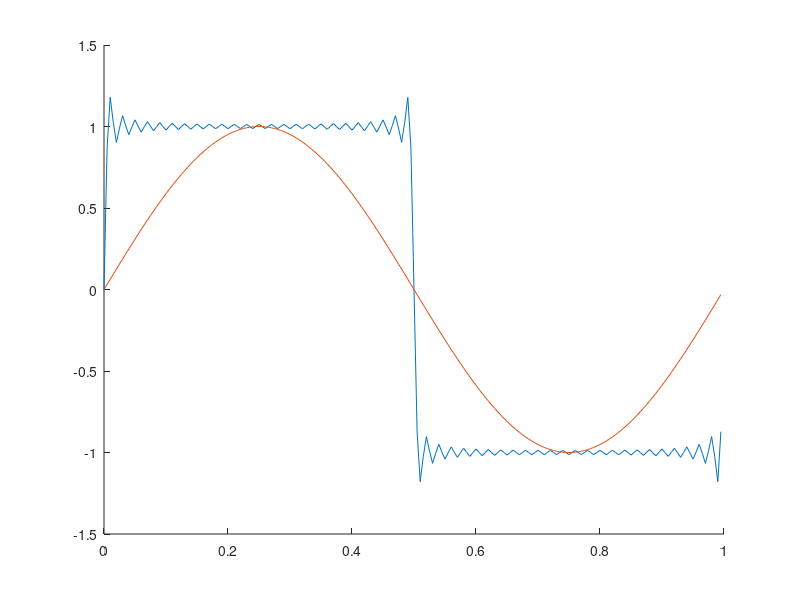
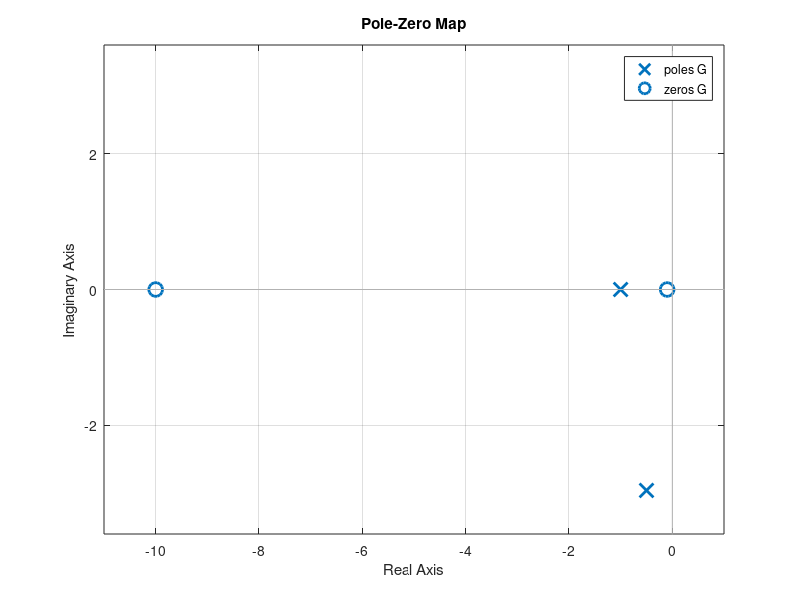
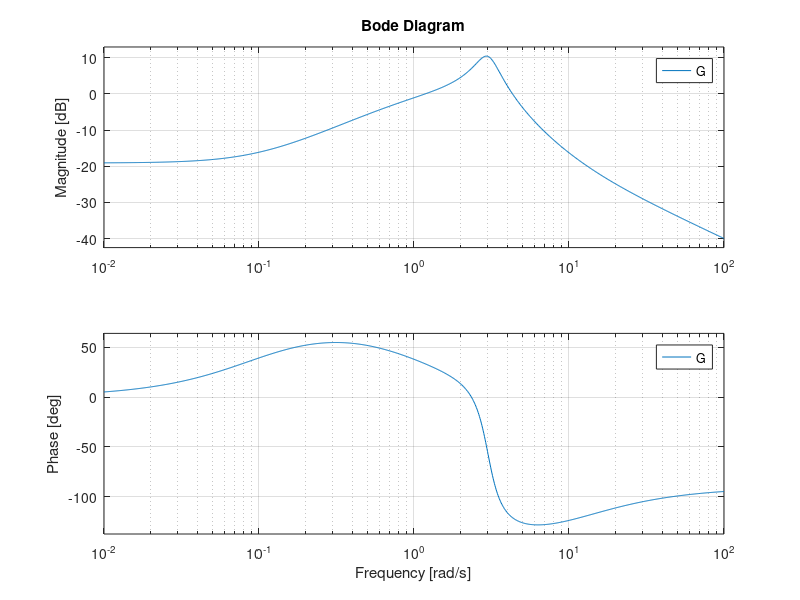
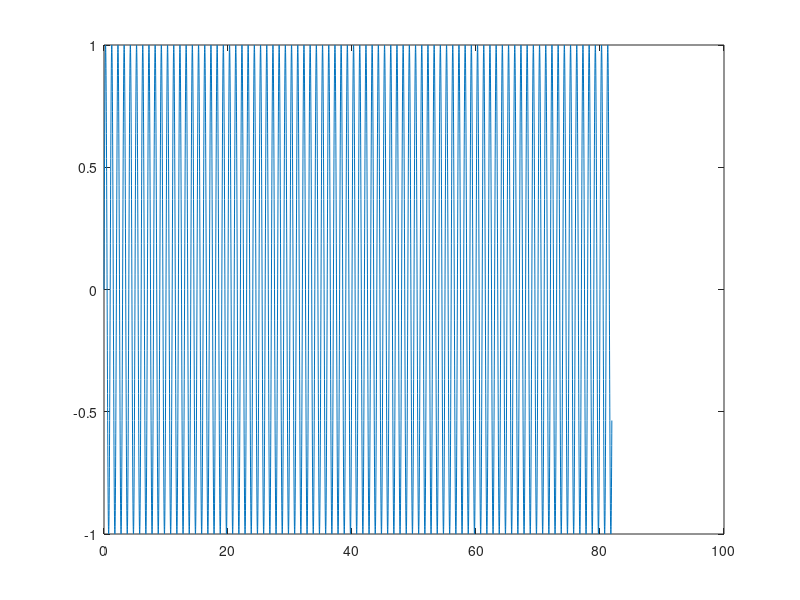

Here is the MATLAB script that generated these plots, in order: (Note: this script raises an error after producing the figures.)
clc
T=1;
w=2*pi/T;
 M=200;
 t=T*(0:M-1)/M;
 y=sin(w*t);

 a_0=0;
 a_t=0;
 stot = a_0;
 
 for n=1:2:50
     
     b_t=4/(pi*n);
     stot = stot + a_t*cos(n*w*t)+b_t*sin(n*w*t);
 end
 hold on
 plot(t,stot)
 plot(t,y)
 hold off
 
 %%
 clc
 num = conv([1, 0.1],[1, 10]);
 den = conv([1, 1],[1, 1, 9]);
 G = tf(num,den);
 figure
 pzmap(G)
 grid on
 figure;
 bode(G)
 grid on
 %%
 clc
 Fs=100;
 Ts=1/Fs;
 N=2^13;
 Tmax=(N-1)*Ts;
 t=0:Ts:Tmax;
 for n=1:1:3
     figure;
 x=sin(w(n)*t);
 plot(t,x);
 hold on
 end
 %%
 clc
 Fs=100;
 Ts=1/Fs;
 N=2^13;
 w=[1 3 5];
 Tmax=(N-1)*Ts;
 num = conv([1, 0.1],[1, 10]);
 den = conv([1, 1],[1, 1, 9]);
 G = tf(num,den);
 t=0:Ts:Tmax;
 w=[1 3 5];
 for n=1:1:3
     figure
     x=sin(w(n)*t);
     lsim(G,x,t) 
     a=evalfr(G,j*w(n));
     axis([6*pi/w(n) 10*pi/w(n) -5 5]);
     amplitud=abs(a)
     vinkel=rad2deg(angle(a))
 end
